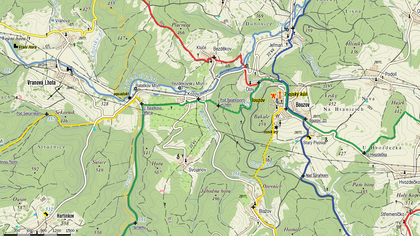
%> input picture diplomka/images/bouzov_z12.PNG, 420 x 236 px, shrunk from 1164 x 653 before the run
$ octave --eval "result = preprocess_img2(rgb2gray(imread('../images/bouzov_z12.PNG')));"   (GNU Octave 9; MATLAB toolbox functions it lacks are replaced by stand-ins)
%> lines starting %> are read from the running program, lines starting %| are printed output that depends on the picture; in (x1, y1, x2, y2) boxes, pixels count from 0 and x2, y2 are one past the last pixel; in counts of white or black regions, pixels touching at a corner belong together; the program's own positions count from 1
### diplomka/function/makeConnection.m
function [indexes] = makeConnection(size_bw,points,thresh)
% vrati indexy spojenych cest
% size_bw - rozmery zkoumane matice: size_bw = size(bw)
% points - radkovy vektor souradnic vysetrovanych bodu: points = [X;Y]
% thresh - prah maximalni euklidovy vzdalenosti mezi pospojovanymi body

% vyuzito v
% - preprocess_img2

indexes = [];
if size(points,1) > 1 %pouze jeden bod nelze v mape sparovat

    matD = dist(points'); %Euclidean distance
    matD(matD>thresh) = 0; %prahovani pro vzdalenost vetsi nez
    matD = sparse(triu(matD)); % pouze horni troj. matice, ridka matice
    [x,y] = find(matD); %cisla vrcholu, kt. se maji spojit

    for i = 1:length(x);
        p1 = points(x(i),:);
        p2 = points(y(i),:);
        indexes = [indexes, makeLine(size_bw,p1,p2)];
    end
end %if

end    %function

### diplomka/function/preprocess_img2.m
function [bw] = preprocess_img2(img)
% predzpracovani sedotonoveho obrazu
% img - sedotonovy obraz
% bw - zpracovany bw obraz

% filtrace, morf. operace
% spojeni prerusenych tras 1
% spojeni tras 2

% vyuziva:
% - makeConnection
% - addTrace2

%bw = double(img);

%% filtrace
% conv2, filter, fspecial, imfilter, edge
%bw = medfilt2(bw); %median, 0.205052
bw = bwmorph(img,'majority'); %filtrace podle 8-okoli, 0.119885, tj. 2x rychlejsi
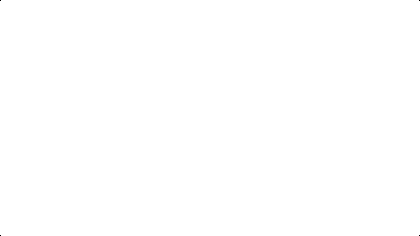
%> bw: size 236x420 logical; 100% white; black in thin lines or dots

%% morf.operace
% shrink - srazeni, "vlnkovate"
% skel - kostra, 1,2 (>2 == 2), "rohate"
% spur - ostrouhani, 1,2 (>2 == 2), celkem ujde
% thin - lepsi nez skel  - jak funguje? viz doc bwmorph('thin')

bw = bwmorph(bw,'dilate',2); %dilatace
%> bw: size 236x420 logical; every value is 1
bw = bwmorph(bw,'thin',inf); %ztencovani
%> bw: size 236x420 logical; 0.19% white in thin lines or dots, all inside (x1, y1, x2, y2) = (117, 118, 302, 119)
% bw = bwmorph(bw,'spur'); % odstranuje poslednich n pixelu v trase

%% spojeni prerusenych tras 1
% pozn: spojeni cest pomoci druheho algoritmu take funguje,
% ale je pomale (bwfill a bwdist), proto je vyhodne predzpracovani
% bez pouziti spojeni c.1: 4.002515 sec
% s pouzitim spojeni c.1: 1.778177 sec

end_points = bwmorph(bw,'endpoints'); %koncove body

okraj = 5;
mask = zeros(size(bw)); mask(1+okraj:end-okraj,1+okraj:end-okraj) = 1;
%> after `mask(1+okraj:end-okraj,1+okraj:end-okraj) = 1`:
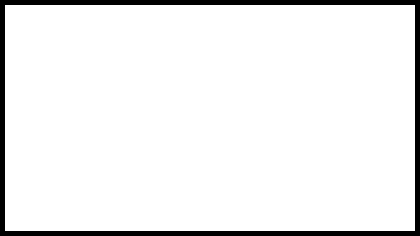
%> mask: size 236x420 double; values 0 (black) and 1 (white), 93.5% white; 1 black region, box (x1, y1, x2, y2) and area: (0, 0, 420, 236) 6460
end_points = end_points .* mask; % odstraneni koncovych bodu na okraji

[row, col] = find(end_points); %nalezeni souradnic koncovych bodu
%> row = [119; 119]; col = [118; 302]
points = [row,col]; %souradnice ve sloupci
%> points = [119 118; 119 302]

prah = 38; %heuristicka promenna
indexes = makeConnection(size(end_points),points,prah);
%> in makeConnection, `matD = dist(points');`: matD = [0 184; 184 0]
%> in makeConnection, `matD = sparse(triu(matD));`: matD = [0 0; 0 0]
%> in makeConnection, `[x,y] = find(matD);`: x = []
%> indexes = []
bw(indexes) = 1;

bw = bwmorph(bw,'dilate',2);
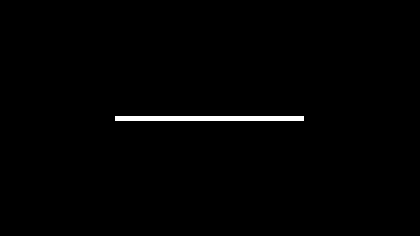
%> bw: size 236x420 logical; 0.95% white; 1 white region, box (x1, y1, x2, y2) and area: (115, 116, 304, 121) 945
bw = bwmorph(bw,'thin',inf);
%% spojeni tras 2
end_points = bwmorph(bw,'endpoints'); %koncove body
end_points = end_points .* mask; % odstraneni koncovych bodu na okraji

[row, col] = find(end_points); %nalezeni souradnic koncovych bodu
points = [row,col]; %souradnice ve sloupci


while ~isempty(points)
    [bw2, idx_trace] = bwfill(~bw,points(1,2),points(1,1),4); %odstrani cestu daneho bodu
    bw2 = ~bw2;

    D = bwdist(bw2,'euclidean'); %distancni mapa

    %vyjmuti vsech bodu na stejne trace (pro danou dist. mapu)
    member = members(size(bw),idx_trace,points);
    vect = points(member,:);
    points(member,:) = [];

    for j = 1:size(vect,1);
        start = vect(j,:);
        if (D(start(1),start(2)) < 30)
            [indxs] = addTrace2(D,start);
            bw(indxs) = 1;

            %pokud trasa konci v jinem bode, odstranit ze seznamu
            member = members(size(bw),indxs(end),points);
            points(member,:) = [];
        end
    end

end
%> this loop made 1 pass

bw = bwmorph(bw,'dilate',2);
bw = bwmorph(bw,'thin',inf);

end

function member = members(s,idx,points)
    [x,y] = ind2sub(s,idx); %prevod na abs.indexy
    member = ismember(points,[x,y],'rows');
end
